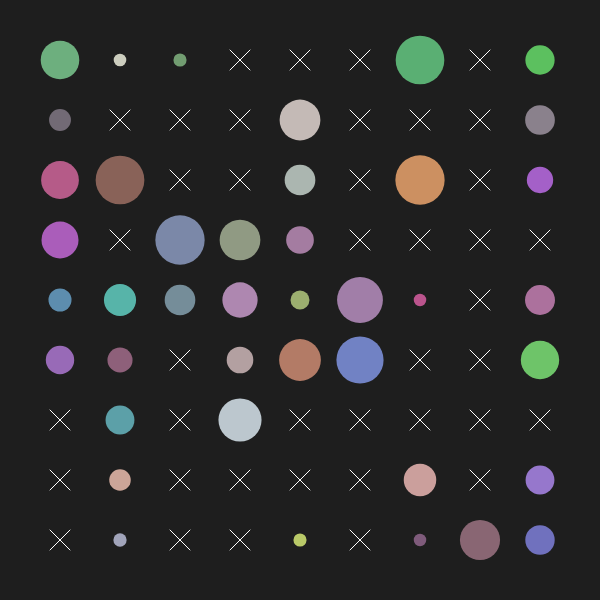
Frame 1 (no input)
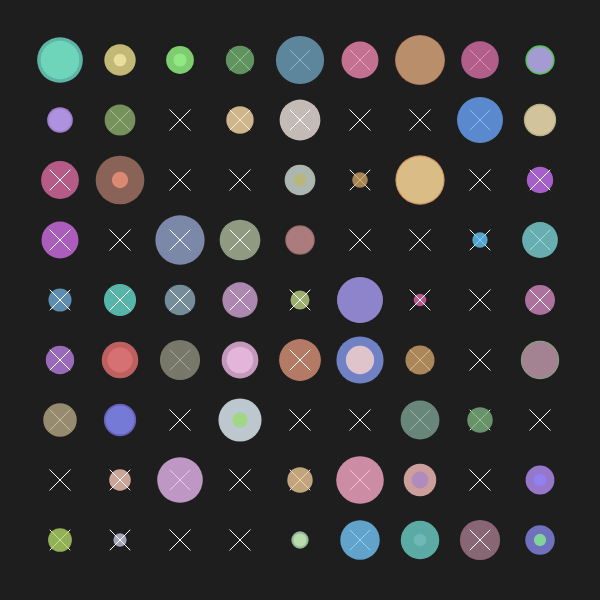
Frame 2 (the mouse pressed at the canvas centre, redrawn once)

The p5.js sketch that drew these frames (run headless with seeded random() and noise() and a simulated clock; the mouse was pressed at the canvas centre and the sketch redrawn once):

// p5.js sketch
// ── sketch.js
function setup() {
  createCanvas(600, 600);
  noLoop(); // Draw once
  background(30);
}

function draw() {
  let spacing = 60;

  for (let x = spacing; x < width; x += spacing) {
    for (let y = spacing; y < height; y += spacing) {
      let r = random(10, 50); // Random radius

      // Random color values
      let redVal = random(100, 255);
      let greenVal = random(100, 255);
      let blueVal = random(100, 255);

      // Decision: only draw circles if random value > 0.4
      if (random(1) > 0.4) {
        noStroke();
        fill(redVal, greenVal, blueVal, 200);
        ellipse(x, y, r, r);
      } else {
        // Optional: Draw a cross instead
        stroke(255);
        line(x - 10, y - 10, x + 10, y + 10);
        line(x + 10, y - 10, x - 10, y + 10);
      }
    }
  }
}
